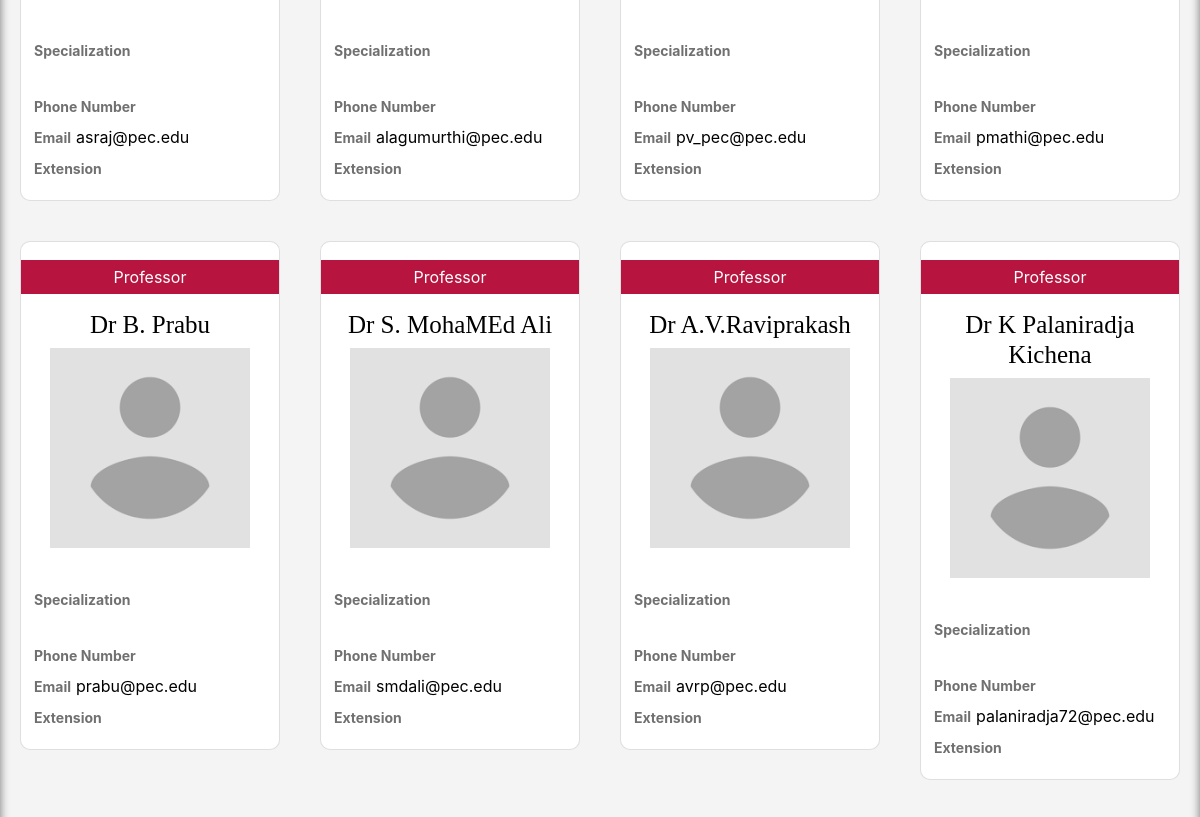
Page /me/faculty.php (middle part) on the earlier database version.
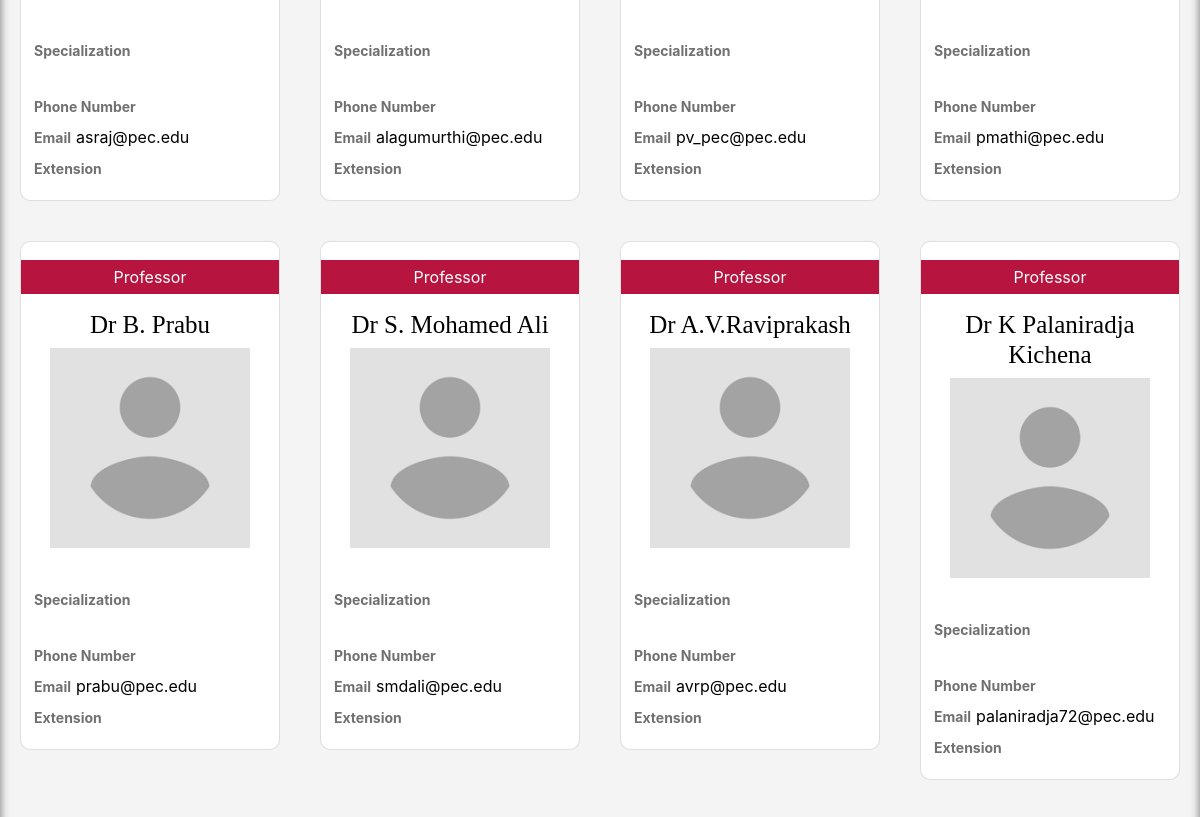
Same page on the later database version.
### tables this page shows
CREATE TABLE `basic_faculty_info` (
  `id` int(11) NOT NULL,
  `name` varchar(100) NOT NULL,
  `post_tier` varchar(100) NOT NULL,
  `contact_official_email` varchar(50) NOT NULL,
  `extension` int(11) DEFAULT NULL,
  `portfolio` varchar(50) NOT NULL,
  `qualification` varchar(4000) NOT NULL,
  `specialization` varchar(2000) NOT NULL,
  `department` varchar(50) NOT NULL,
  `phno` int(20) DEFAULT NULL,
  `dob` date NOT NULL
);

### me/faculty.php (the view, shortened to what this page needs)
<!DOCTYPE html>
<html lang="en">
<head>
    <link rel="stylesheet" type="text/css" href="../css/new-material.css" class="styleload" media="all" disabled>
    <link rel="stylesheet" type="text/css" href="../css/bootstrap4.css" class="styleload" media="all" disabled>
    <link rel="stylesheet" type="text/css" href="../css/header.css" class="styleload" media="all" diabled>
    <link rel="stylesheet" type="text/css" href="../css/footer.css" class="styleload" media="all" disabled>
    <link rel="stylesheet" type="text/css" href="../css/menu.css" class="styleload" media="all" disabled>
    <link rel="stylesheet" href="../css/oswald.css" class="styleload" media="all" disabled>
</head>
<body>
    <main>
        <div class="container-fluid  card-container">
            <div class="row ">
            <?php
          include("db_con.php");
        $query = "SELECT l.id,l.email FROM login l INNER JOIN role r ON l.id=r.idref AND l.department='me' AND r.desg='HOD'";
        $result = mysqli_query($db_con, $query);
        if (mysqli_num_rows($result)) {
            $arr = mysqli_fetch_assoc($result);
            $email=$arr['email'];
            $query = "SELECT * FROM `basic_faculty_info` WHERE contact_official_email='$email'";
            $result = mysqli_query($db_con, $query);
            $arr = mysqli_fetch_assoc($result);
            $id = $arr['id'];
            $query = "SELECT * FROM uploading where id=" . $id;
            if ($result1 = mysqli_query($db_con, $query)) {
                $arr1 = mysqli_fetch_assoc($result1);
                if (mysqli_num_rows($result1) > 0)
                    $file_path = $arr1['file_name'];
                else
                    $file_path = "profile-placeholder.png";
            }
        }
         ?>
                <?php
                $query = "SELECT * FROM basic_faculty_info where post_tier='Professor' and department='me'";
                if ($result = mysqli_query($db_con, $query)) {
                    while ($arr = mysqli_fetch_assoc($result)) {
                        $name = $arr['name'];
                        $id = $arr['id'];
                        $alma = $arr['qualification'];
                        $spl = $arr['specialization'];
                        $number = $arr['phno'];
                        $ext = $arr['extension'];
                        $email = $arr['contact_official_email'];
                        $query = "SELECT * FROM uploading where id=" . $id;
                        if ($result1 = mysqli_query($db_con, $query)) {
                            $arr1 = mysqli_fetch_assoc($result1);
                            if (mysqli_num_rows($result1) > 0)
                                $file_path = $arr1['file_name'];
                            else
                                $file_path = "profile-placeholder.png";
                        }
                        echo '
            <div class="col-sm-4 col-md-6 col-lg-3  card-parent">
            <a href="facultypage.php?email=' . $email . '">
                <div class="card">
                    <p class="designation" style="background-color:#b71540">Professor</p>
                    <h3 class="faculty-name">' . $name . '</h3>
                    <div class="thumbnail">
                        <img src="../cms/profilepic/' . $file_path . '" alt="faculty-image" style="object-fit: cover;
                        width: 200px;
                        height: 200px;">
                    </div>
                    <p class="degree">' . $alma . '</p>
                    <div class="details">
                        <label class="label"> Specialization </label><div class="dotdotdot"> ' . $spl . '</div>
                        <label class="label"> Phone Number </label>' . $number . '<br>
                        <label class="label">Email </label>' . $email . '<br>
                        <label class="label"> Extension </label>' . $ext . ' <br>
                        </div>
                        </div>
                        </a>
                    </div>
                    ';
                    }
                } ?>
                <?php
                $query = "SELECT * FROM basic_faculty_info where post_tier='Associate Professor' and department='me'";
                if ($result = mysqli_query($db_con, $query)) {
                    while ($arr = mysqli_fetch_assoc($result)) {
                        $name = $arr['name'];
                        $id = $arr['id'];
                        $alma = $arr['qualification'];
                        $spl = $arr['specialization'];
                        $number = $arr['phno'];
                        $ext = $arr['extension'];
                        $email = $arr['contact_official_email'];
                        $query = "SELECT * FROM uploading where id=" . $id;
                        if ($result1 = mysqli_query($db_con, $query)) {
                            $arr1 = mysqli_fetch_assoc($result1);
                            if (mysqli_num_rows($result1) > 0)
                                $file_path = $arr1['file_name'];
                            else
                                $file_path = "profile-placeholder.png";
                        }
                        echo '
            <div class="col-sm-6 col-md-6 col-lg-3 card-parent"><a href="facultypage.php?email=' . $email . '">
                <div class="card">
                    <p class="designation" style="background-color:#e55039">Associate Professor</p>
                    <h3 class="faculty-name">' . $name . '</h3>
                    <div class="thumbnail">
                        <img src="../cms/profilepic/' . $file_path . '" alt="faculty-image" style="object-fit: cover;
                        width: 200px;
                        height: 200px;">
                    </div>
                    <p class="degree">' . $alma . '</p>
                    <div class="details">
                        <label class="label"> Specialization </label><div class="dotdotdot"> ' . $spl . '</div>
                        <label class="label"> Phone Number </label>' . $number . '<br>
                        <label class="label">Email </label>' . $email . '<br>
                        <label class="label"> Extension </label>' . $ext . ' <br>
                        </div>
                        </div>
                    </a></div>';
                    }
                } ?>
            </div>
        </div>
        </main>
</body>
</html>

### css/new-material.css (style rules this page uses)
.z-depth-1, nav, .card-panel, .card, .toast, .btn, .btn-large, .btn-small, .btn-floating, .dropdown-content, .collapsible, .sidenav { -webkit-box-shadow: 0 2px 2px 0 rgba(0, 0, 0, 0.14), 0 3px 1px -2px rgba(0, 0, 0, 0.12), 0 1px 5px 0 rgba(0, 0, 0, 0.2); box-shadow: 0 2px 2px 0 rgba(0, 0, 0, 0.14), 0 3px 1px -2px rgba(0, 0, 0, 0.12), 0 1px 5px 0 rgba(0, 0, 0, 0.2); }

### css/menu.css (style rules this page uses)
html { scroll-behavior: smooth; }

### me/faculty.php (style rules this page uses)
main { opacity: 0; transition: opacity 3s; }
html { scroll-behavior: smooth; }
body { display: flex; min-height: 100vh; flex-direction: column; }
main { flex: 1; }
.card-container { padding-top: 15px; background: #f5f4f4; box-shadow: inset 0 0 10px #707070; }
.dotdotdot { overflow: hidden; width: 100%; height: 20px; font-size: 15px; background: -webkit-linear-gradient(left, #000, #000, #fff); margin-bottom: 5px; -webkit-background-clip: text; -webkit-text-fill-color: transparent; }
.card-parent { padding: 20px; }
.card { overflow: hidden; background: white; transition: all .3s; padding-top: 6px; border-radius: 10px; box-shadow: none; }
.details { padding: 13px; }
.label { padding-left: unset; font-size: 14px; font-weight: bold; color: #707070; margin-right: 5px; }
.thumbnail { max-width: 200px; max-height: 200px; margin-left: auto; margin-right: auto; }
.faculty-name { font-size: 25px; text-align: center; font-family: 'Times New Roman', Times, serif; }
.designation { background: #60a3bc; text-align: center; padding: 5px; color: white; margin-top: 12px; }
a { color: #000; }

Differences in the rows shown:
changed basic_faculty_info "smdali@pec.edu": name "Dr S. MohaMEd Ali" → "Dr S. Mohamed Ali"
